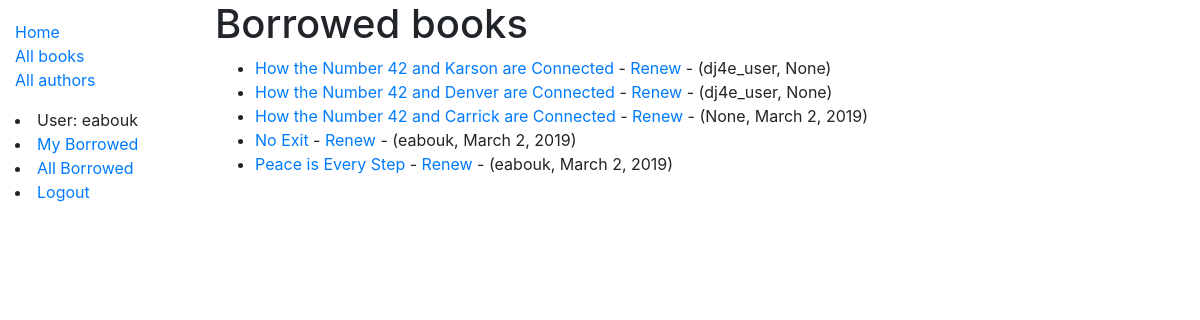
Page /catalog/borrowed/ (signed in) on the committed database.
### catalog/models.py (models this page shows, shortened)
class BookInstance(models.Model):
    id = models.UUIDField(primary_key=True, default=uuid.uuid4, help_text='Unique ID for this particular book across whole library')
    book = models.ForeignKey('Book', on_delete=models.SET_NULL, null=True)
    imprint = models.CharField(max_length=200)
    due_back = models.DateField(null=True, blank=True)
    borrower = models.ForeignKey(User, on_delete=models.SET_NULL, null=True, blank=True)
    @property
    def is_overdue(self):
        if self.due_back and date.today() > self.due_back:
            return True
        return False
    LOAN_STATUS = (
        ('m', 'Maintenance'),
        ('o', 'On loan'),
        ('a', 'Available'),
        ('r', 'Reserved'),
    )
    status = models.CharField(
        max_length=1,
        choices=LOAN_STATUS,
        blank=True,
        default='m',
        help_text='Book availability',
    )
    class Meta:
        ordering = ['due_back']
        permissions = (("can_mark_returned", "Set book as returned"),)

class Book(models.Model):
    title = models.CharField(max_length=200)
    author = models.ForeignKey('Author', on_delete=models.SET_NULL, null=True)
    summary = models.TextField(max_length=1000, help_text='Enter a brief description of the book')
    isbn = models.CharField('ISBN', max_length=13, help_text='13 Character <a href="https://www.isbn-international.org/content/what-isbn">ISBN number</a>')
    language = models.ForeignKey('Language', on_delete=models.SET_NULL, null=True, blank=True)
    genre = models.ManyToManyField(Genre, help_text='Select a genre for this book')
    def display_genre(self):
        """Create a string for the Genre. This is required to display genre in Admin."""
        return ', '.join(genre.name for genre in self.genre.all()[:3])
    display_genre.short_description = 'Genre'

### catalog/views.py (the view)
# urls.py: path('borrowed/', views.LoanedBooksListView.as_view(), name='all-borrowed'),
class LoanedBooksListView(PermissionRequiredMixin,generic.ListView):
    model = BookInstance
    permission_required = 'catalog.can_mark_returned'
    template_name ='catalog/bookinstance_list_borrowed_all.html'
    paginate_by = 10
    def get_queryset(self):
        return BookInstance.objects.filter(status__exact='o').order_by('due_back')

### catalog/templates/catalog/bookinstance_list_borrowed_all.html
{% extends "base_generic.html" %}
{% block content %}
    <h1>Borrowed books</h1>
    {% if bookinstance_list %}
    <ul>
    {% for bookinst in bookinstance_list %}
    <li class="{% if bookinst.is_overdue %}text-danger{% endif %}">
        <a href="{% url 'book-detail' bookinst.book.pk %}">{{bookinst.book.title}}</a>
            {% if perms.catalog.can_mark_returned %}
                - <a href="{% url 'renew-book-librarian' bookinst.id %}">Renew</a>  -
            {% endif %}
        ({{bookinst.borrower}}, {{ bookinst.due_back }})
    </li>
    {% endfor %}
    </ul>
    {% else %}
    <p>There are no books borrowed.</p>
    {% endif %}
{% endblock %}

### catalog/templates/base_generic.html (shortened to what this page needs)
<!DOCTYPE html>
<html lang="en">
<head>
  <link rel="stylesheet" href="https://stackpath.bootstrapcdn.com/bootstrap/4.1.3/css/bootstrap.min.css">
  {% load static %}
  <link rel="stylesheet" href="{% static 'css/styles.css' %}">
</head>
<body>
  <div class="container-fluid">
    <div class="row">
      <div class="col-sm-2">
      {% block sidebar %}
        <ul class="sidebar-nav">
          <li><a href="{% url 'index' %}">Home</a></li>
          <li><a href="{% url 'books' %}">All books</a></li>
          <li><a href="{% url 'author' %}">All authors</a></li>
        </ul>
        {% if user.is_authenticated %}
            <li>User: {{ user.get_username }}</li>
            <li><a href="{% url 'my-borrowed' %}">My Borrowed</a></li>
            {% if perms.catalog.can_mark_returned %}
                <li><a href="{% url 'all-borrowed'%}">All Borrowed</a></li>
            {% endif %}
            <li><a href="{% url 'logout'%}?next={{request.path}}">Logout</a></li>
        {% else %}
            <li><a href="{% url 'login'%}?next={{request.path}}">Login</a></li>
        {% endif %}
     {% endblock %}
      </div>
      <div class="col-sm-10 ">{% block content %}{% endblock %}</div>
    </div>
  </div>
</body>
</html>

### catalog/static/css/styles.css (style rules this page uses)
.sidebar-nav { margin-top: 20px; padding: 0; list-style: none; }

### rows in the picture
BookInstance: book "How the Number 42 and Karson are Connected", borrower "dj4e_user", due_back "None"
BookInstance: book "How the Number 42 and Denver are Connected", borrower "dj4e_user", due_back "None"
BookInstance: book "How the Number 42 and Carrick are Connected", borrower "None", due_back "March 2, 2019"
BookInstance: book "No Exit", borrower "eabouk", due_back "March 2, 2019"
BookInstance: book "Peace is Every Step", borrower "eabouk", due_back "March 2, 2019"

### other values in the picture
{{ user.get_username }} "eabouk"
